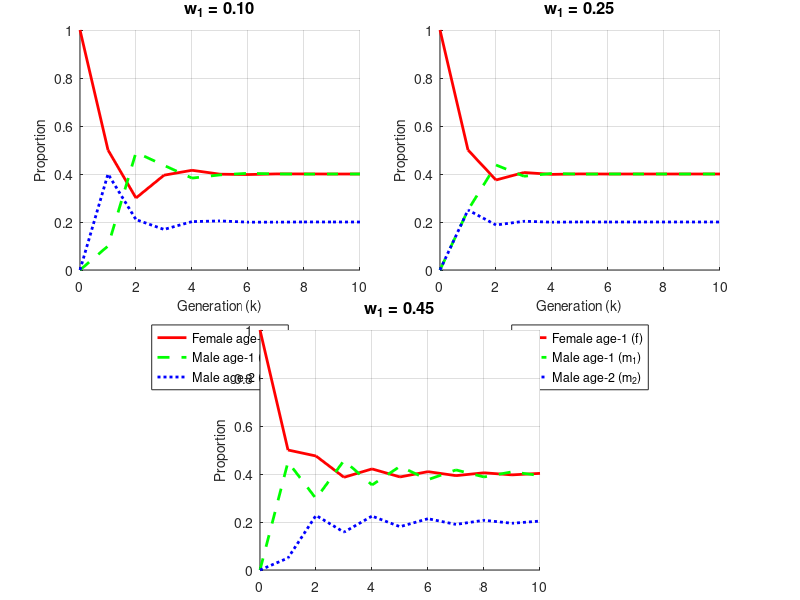

Here is the MATLAB script that generated this plot:
clear; clc;

% --------------------------------------------
% Initial state: all ancestry in females
% --------------------------------------------
x0 = [1; 0; 0]; % 100% of paths start as females

% --------------------------------------------
% Simulation parameters
% --------------------------------------------
n_steps = 10;
w1_values = [0.1, 0.25, 0.45]; % w1 < 0.25, w1 = 0.25, w1 > 0.25

% --------------------------------------------
% Create a figure with custom manual positions
% --------------------------------------------
figure('Units','normalized','Position',[0.1 0.1 0.8 0.8]);

positions = [
    0.1 0.55 0.35 0.4;  % Top-left
    0.55 0.55 0.35 0.4; % Top-right
    0.325 0.05 0.35 0.4 % Bottom-center
];

for idx = 1:3
    w1 = w1_values(idx);

    % Corrected transition matrix in terms of w1
    P = [
        0.5          , 0.5         , 0;
        w1           , 0.5 - w1    , 1;
        0.5 - w1     , w1          , 0
    ];

    % Simulate evolution over generations
    x_history = zeros(3, n_steps+1);
    x_history(:,1) = x0;

    for k = 1:n_steps
        x_history(:,k+1) = P * x_history(:,k);
    end

    % Create axes manually
    axes('Position', positions(idx,:));
    hold on;
    plot(0:n_steps, x_history(1,:), 'r-', 'LineWidth', 2);
    plot(0:n_steps, x_history(2,:), 'g--', 'LineWidth', 2);
    plot(0:n_steps, x_history(3,:), 'b:', 'LineWidth', 2);
    hold off;

    xlabel('Generation (k)', 'FontSize', 10);
    ylabel('Proportion', 'FontSize', 10);
    title(sprintf('w_1 = %.2f', w1), 'FontSize', 12);
    legend('Female age-1 (f)', 'Male age-1 (m_1)', 'Male age-2 (m_2)', 'Location', 'southoutside');
    grid on;
    ylim([0 1]);
end

